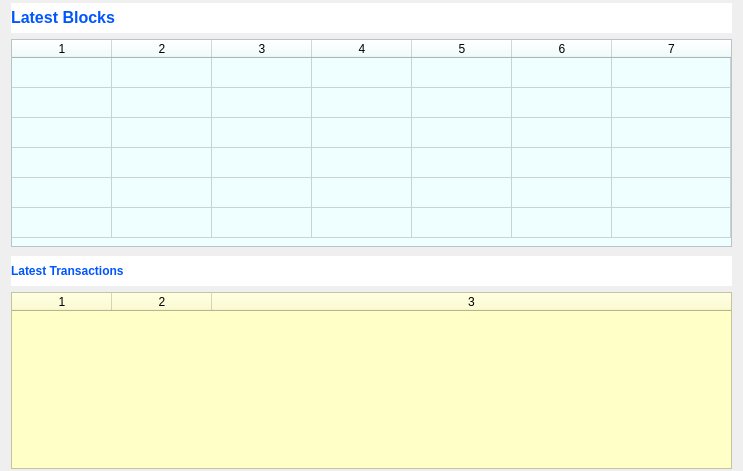
<?xml version="1.0" encoding="UTF-8"?>
<ui version="4.0">
 <class>ExplorerHome</class>
 <widget class="QWidget" name="ExplorerHome">
  <property name="geometry">
   <rect>
    <x>0</x>
    <y>0</y>
    <width>743</width>
    <height>471</height>
   </rect>
  </property>
  <property name="windowTitle">
   <string>Form</string>
  </property>
  <layout class="QVBoxLayout" name="verticalLayout">
   <property name="topMargin">
    <number>3</number>
   </property>
   <property name="bottomMargin">
    <number>1</number>
   </property>
   <item>
    <widget class="QLabel" name="label_home">
     <property name="minimumSize">
      <size>
       <width>0</width>
       <height>30</height>
      </size>
     </property>
     <property name="styleSheet">
      <string notr="true">background-color: rgb(255, 255, 255);
color: rgb(0, 85, 255);
font: 75 12pt &quot;宋体&quot;;</string>
     </property>
     <property name="text">
      <string>&lt;html&gt;&lt;head/&gt;&lt;body&gt;&lt;p&gt;&lt;span style=&quot; font-size:12pt; font-weight:600;&quot;&gt;Latest Blocks&lt;/span&gt;&lt;/p&gt;&lt;/body&gt;&lt;/html&gt;</string>
     </property>
     <property name="wordWrap">
      <bool>false</bool>
     </property>
    </widget>
   </item>
   <item>
    <widget class="QTableWidget" name="tableWidget_chain">
     <property name="sizePolicy">
      <sizepolicy hsizetype="Expanding" vsizetype="Fixed">
       <horstretch>0</horstretch>
       <verstretch>0</verstretch>
      </sizepolicy>
     </property>
     <property name="minimumSize">
      <size>
       <width>0</width>
       <height>208</height>
      </size>
     </property>
     <property name="layoutDirection">
      <enum>Qt::LeftToRight</enum>
     </property>
     <property name="styleSheet">
      <string notr="true">background-color: rgb(239, 254, 255);</string>
     </property>
     <property name="editTriggers">
      <set>QAbstractItemView::NoEditTriggers</set>
     </property>
     <property name="selectionMode">
      <enum>QAbstractItemView::NoSelection</enum>
     </property>
     <property name="showGrid">
      <bool>true</bool>
     </property>
     <property name="gridStyle">
      <enum>Qt::SolidLine</enum>
     </property>
     <property name="sortingEnabled">
      <bool>false</bool>
     </property>
     <property name="wordWrap">
      <bool>true</bool>
     </property>
     <property name="rowCount">
      <number>6</number>
     </property>
     <property name="columnCount">
      <number>7</number>
     </property>
     <attribute name="horizontalHeaderStretchLastSection">
      <bool>true</bool>
     </attribute>
     <attribute name="verticalHeaderVisible">
      <bool>false</bool>
     </attribute>
     <row/>
     <row/>
     <row/>
     <row/>
     <row/>
     <row/>
     <column/>
     <column/>
     <column/>
     <column/>
     <column/>
     <column/>
     <column/>
    </widget>
   </item>
   <item>
    <spacer name="verticalSpacer">
     <property name="orientation">
      <enum>Qt::Vertical</enum>
     </property>
     <property name="sizeType">
      <enum>QSizePolicy::Fixed</enum>
     </property>
     <property name="sizeHint" stdset="0">
      <size>
       <width>5</width>
       <height>3</height>
      </size>
     </property>
    </spacer>
   </item>
   <item>
    <widget class="QLabel" name="label">
     <property name="minimumSize">
      <size>
       <width>0</width>
       <height>30</height>
      </size>
     </property>
     <property name="styleSheet">
      <string notr="true">background-color: rgb(255, 255, 255);
font: 75 12pt &quot;宋体&quot;;
color: rgb(0, 85, 255);</string>
     </property>
     <property name="text">
      <string>&lt;html&gt;&lt;head/&gt;&lt;body&gt;&lt;p&gt;&lt;span style=&quot; font-weight:600;&quot;&gt;Latest Transactions&lt;/span&gt;&lt;/p&gt;&lt;/body&gt;&lt;/html&gt;</string>
     </property>
    </widget>
   </item>
   <item>
    <widget class="QTableWidget" name="tableWidget_tx">
     <property name="styleSheet">
      <string notr="true">background-color: rgb(255, 255, 199);</string>
     </property>
     <property name="editTriggers">
      <set>QAbstractItemView::NoEditTriggers</set>
     </property>
     <property name="showGrid">
      <bool>false</bool>
     </property>
     <property name="gridStyle">
      <enum>Qt::SolidLine</enum>
     </property>
     <property name="rowCount">
      <number>4</number>
     </property>
     <property name="columnCount">
      <number>3</number>
     </property>
     <attribute name="horizontalHeaderVisible">
      <bool>true</bool>
     </attribute>
     <attribute name="horizontalHeaderStretchLastSection">
      <bool>true</bool>
     </attribute>
     <attribute name="verticalHeaderVisible">
      <bool>false</bool>
     </attribute>
     <attribute name="verticalHeaderStretchLastSection">
      <bool>false</bool>
     </attribute>
     <row/>
     <row/>
     <row/>
     <row/>
     <column/>
     <column/>
     <column/>
    </widget>
   </item>
   <item>
    <spacer name="verticalSpacer_2">
     <property name="orientation">
      <enum>Qt::Vertical</enum>
     </property>
     <property name="sizeType">
      <enum>QSizePolicy::Fixed</enum>
     </property>
     <property name="sizeHint" stdset="0">
      <size>
       <width>20</width>
       <height>1</height>
      </size>
     </property>
    </spacer>
   </item>
  </layout>
 </widget>
 <resources/>
 <connections/>
</ui>
